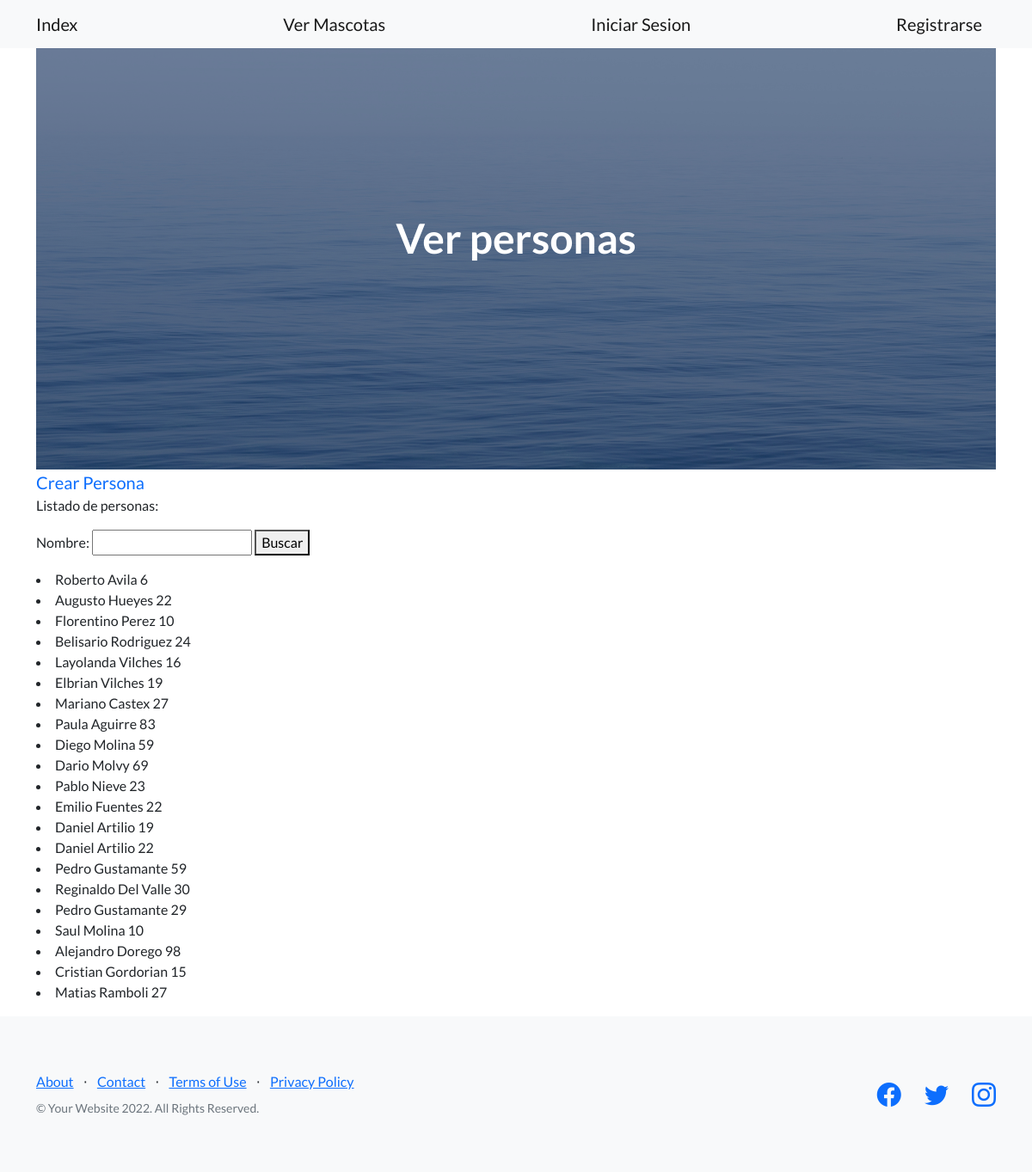
The app's page /ver-personas/ with its own data.
### home/models.py (models this page shows, shortened)
class Humano(models.Model):
    nombre = models.CharField(max_length=30)
    apellido = models.CharField(max_length=30)
    edad = models.IntegerField()
    fecha_creacion = models.DateField(null=True)

### home/views.py (the view)
# urls.py: path('ver-personas/', views.ver_personas, name='ver_personas'),
def ver_personas(request):
    nombre = request.GET.get('nombre', None)
    if nombre:
        personas = Humano.objects.filter(nombre__icontains=nombre)
    else:
        personas = Humano.objects.all()
    formulario = BusquedaHumanoFormulario()
    return render(request, 'home/ver_personas.html', {'personas': personas, 'formulario': formulario} )

### home/forms.py
class BusquedaHumanoFormulario(forms.Form):
    nombre = forms.CharField(max_length=30, required=False)

### home/templates/home/ver_personas.html (shortened to what this page needs)
{% extends 'home/index.html' %}
{% block h1_texto_header %}
Ver personas
{% endblock h1_texto_header %}
{% block index_contenido %}
<a class="navbar-brand" href={% url 'crear_persona' %}>Crear Persona</a>
<p>Listado de personas:</p>
<form action={% url 'ver_personas' %} method="GET">
    {{formulario}}
    <button>Buscar</button>
</form>
<p>
    {% if personas %}
        {% for persona in personas %}
            <li>{{persona.nombre}} {{persona.apellido}} {{persona.edad}}</li>
        {% endfor %}
    {% else %}
        <p>No se encontraron resultados.</p>
    {% endif %}
</p>
{% endblock index_contenido %}

### records on screen
Humano: nombre "Roberto", apellido "Avila", edad "6"
Humano: nombre "Augusto", apellido "Hueyes", edad "22"
Humano: nombre "Florentino", apellido "Perez", edad "10"
Humano: nombre "Belisario", apellido "Rodriguez", edad "24"
Humano: nombre "Layolanda", apellido "Vilches", edad "16"
Humano: nombre "Elbrian", apellido "Vilches", edad "19"
Humano: nombre "Mariano", apellido "Castex", edad "27"
Humano: nombre "Paula", apellido "Aguirre", edad "83"
Humano: nombre "Diego", apellido "Molina", edad "59"
Humano: nombre "Dario", apellido "Molvy", edad "69"
Humano: nombre "Pablo", apellido "Nieve", edad "23"
Humano: nombre "Emilio", apellido "Fuentes", edad "22"
Humano: nombre "Daniel", apellido "Artilio", edad "19"
Humano: nombre "Daniel", apellido "Artilio", edad "22"
Humano: nombre "Pedro", apellido "Gustamante", edad "59"
Humano: nombre "Reginaldo", apellido "Del Valle", edad "30"
Humano: nombre "Pedro", apellido "Gustamante", edad "29"
Humano: nombre "Saul", apellido "Molina", edad "10"
Humano: nombre "Alejandro", apellido "Dorego", edad "98"
Humano: nombre "Cristian", apellido "Gordorian", edad "15"
Humano: nombre "Matias", apellido "Ramboli", edad "27"
